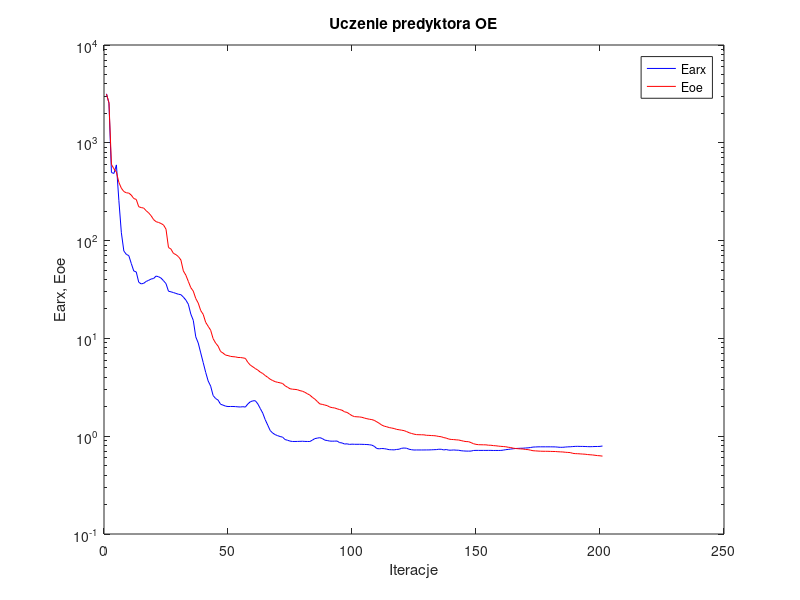
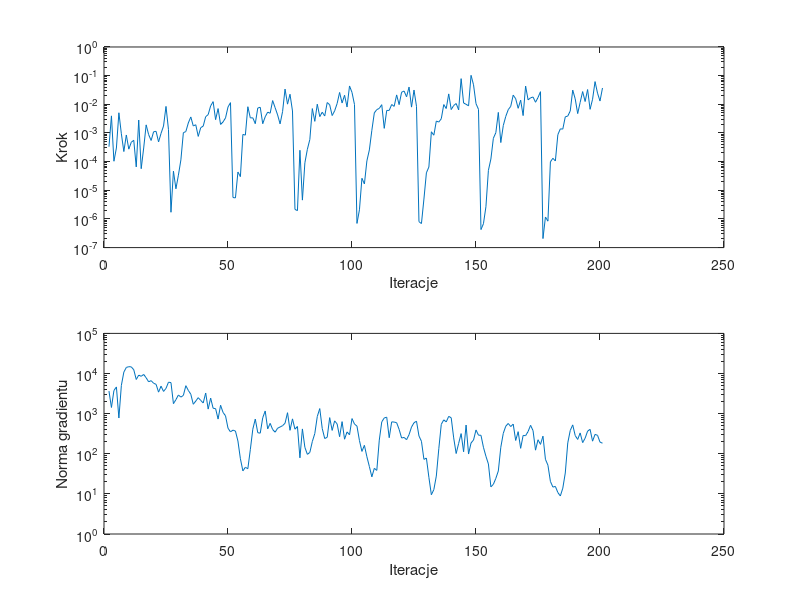

MATLAB code for these plots, in order:
%uczenie predyktora oe
clear all;
n=0; farx(n+1)=3.171370e+003; foe(n+1)=3.150914e+003; wspucz(n+1)=0.000000e+000; ng(n+1)=0.000000e+000;
%odnowa zmiennej metryki
n=1; farx(n+1)=2.540586e+003; foe(n+1)=2.570040e+003; krok(n+1)=3.308775e-004; ng(n+1)=3.644081e+003;
n=2; farx(n+1)=4.966820e+002; foe(n+1)=6.015017e+002; krok(n+1)=3.946279e-003; ng(n+1)=1.423417e+003;
n=3; farx(n+1)=4.860921e+002; foe(n+1)=5.423879e+002; krok(n+1)=1.032442e-004; ng(n+1)=3.761497e+003;
n=4; farx(n+1)=5.944538e+002; foe(n+1)=5.018307e+002; krok(n+1)=2.985020e-004; ng(n+1)=4.631145e+003;
n=5; farx(n+1)=2.558191e+002; foe(n+1)=3.936316e+002; krok(n+1)=5.062842e-003; ng(n+1)=7.785244e+002;
n=6; farx(n+1)=1.202772e+002; foe(n+1)=3.432558e+002; krok(n+1)=9.349870e-004; ng(n+1)=5.055678e+003;
n=7; farx(n+1)=7.831794e+001; foe(n+1)=3.174829e+002; krok(n+1)=2.247399e-004; ng(n+1)=1.084824e+004;
n=8; farx(n+1)=7.229414e+001; foe(n+1)=3.081717e+002; krok(n+1)=8.503167e-004; ng(n+1)=1.417432e+004;
n=9; farx(n+1)=7.023062e+001; foe(n+1)=3.061760e+002; krok(n+1)=2.720095e-004; ng(n+1)=1.480798e+004;
n=10; farx(n+1)=5.835127e+001; foe(n+1)=2.918925e+002; krok(n+1)=4.740920e-004; ng(n+1)=1.462751e+004;
n=11; farx(n+1)=4.890286e+001; foe(n+1)=2.691296e+002; krok(n+1)=5.540946e-004; ng(n+1)=1.241960e+004;
n=12; farx(n+1)=4.783830e+001; foe(n+1)=2.638827e+002; krok(n+1)=6.535236e-005; ng(n+1)=7.096585e+003;
n=13; farx(n+1)=3.756345e+001; foe(n+1)=2.219371e+002; krok(n+1)=2.823736e-003; ng(n+1)=9.115350e+003;
n=14; farx(n+1)=3.607504e+001; foe(n+1)=2.175900e+002; krok(n+1)=5.665485e-005; ng(n+1)=8.527219e+003;
n=15; farx(n+1)=3.659193e+001; foe(n+1)=2.152712e+002; krok(n+1)=2.989017e-004; ng(n+1)=9.481342e+003;
n=16; farx(n+1)=3.822817e+001; foe(n+1)=2.020777e+002; krok(n+1)=1.915237e-003; ng(n+1)=7.820340e+003;
n=17; farx(n+1)=3.923659e+001; foe(n+1)=1.920983e+002; krok(n+1)=8.747958e-004; ng(n+1)=6.212703e+003;
n=18; farx(n+1)=4.048983e+001; foe(n+1)=1.795013e+002; krok(n+1)=5.469456e-004; ng(n+1)=6.636584e+003;
n=19; farx(n+1)=4.094771e+001; foe(n+1)=1.639877e+002; krok(n+1)=1.100811e-003; ng(n+1)=5.718574e+003;
n=20; farx(n+1)=4.339023e+001; foe(n+1)=1.561330e+002; krok(n+1)=1.140915e-003; ng(n+1)=5.380618e+003;
n=21; farx(n+1)=4.271763e+001; foe(n+1)=1.532653e+002; krok(n+1)=4.878389e-004; ng(n+1)=3.434825e+003;
n=22; farx(n+1)=4.135372e+001; foe(n+1)=1.496454e+002; krok(n+1)=9.673859e-004; ng(n+1)=4.838164e+003;
n=23; farx(n+1)=3.888717e+001; foe(n+1)=1.444434e+002; krok(n+1)=1.742611e-003; ng(n+1)=3.580989e+003;
n=24; farx(n+1)=3.629138e+001; foe(n+1)=1.309250e+002; krok(n+1)=8.442897e-003; ng(n+1)=4.255556e+003;
n=25; farx(n+1)=3.036862e+001; foe(n+1)=8.505090e+001; krok(n+1)=1.300439e-003; ng(n+1)=6.076298e+003;
%odnowa zmiennej metryki
n=26; farx(n+1)=2.994111e+001; foe(n+1)=8.190040e+001; krok(n+1)=1.711242e-006; ng(n+1)=5.942753e+003;
n=27; farx(n+1)=2.942907e+001; foe(n+1)=7.400937e+001; krok(n+1)=4.645269e-005; ng(n+1)=1.774606e+003;
n=28; farx(n+1)=2.883901e+001; foe(n+1)=7.188635e+001; krok(n+1)=1.126542e-005; ng(n+1)=2.233228e+003;
n=29; farx(n+1)=2.829052e+001; foe(n+1)=6.857141e+001; krok(n+1)=3.369455e-005; ng(n+1)=2.917057e+003;
n=30; farx(n+1)=2.800609e+001; foe(n+1)=6.339937e+001; krok(n+1)=1.149097e-004; ng(n+1)=2.584905e+003;
n=31; farx(n+1)=2.647069e+001; foe(n+1)=4.899455e+001; krok(n+1)=1.023857e-003; ng(n+1)=2.844714e+003;
n=32; farx(n+1)=2.466086e+001; foe(n+1)=4.430040e+001; krok(n+1)=1.118600e-003; ng(n+1)=4.973370e+003;
n=33; farx(n+1)=2.237136e+001; foe(n+1)=3.826519e+001; krok(n+1)=2.239224e-003; ng(n+1)=3.788077e+003;
n=34; farx(n+1)=1.774838e+001; foe(n+1)=3.302690e+001; krok(n+1)=3.621201e-003; ng(n+1)=3.048112e+003;
n=35; farx(n+1)=1.530022e+001; foe(n+1)=3.044179e+001; krok(n+1)=1.751967e-003; ng(n+1)=1.712664e+003;
n=36; farx(n+1)=1.037726e+001; foe(n+1)=2.556524e+001; krok(n+1)=1.934772e-003; ng(n+1)=2.055702e+003;
n=37; farx(n+1)=8.965873e+000; foe(n+1)=2.295781e+001; krok(n+1)=7.581588e-004; ng(n+1)=2.500631e+003;
n=38; farx(n+1)=7.111057e+000; foe(n+1)=1.925473e+001; krok(n+1)=1.532691e-003; ng(n+1)=2.135625e+003;
n=39; farx(n+1)=5.661239e+000; foe(n+1)=1.761309e+001; krok(n+1)=1.730220e-003; ng(n+1)=1.843206e+003;
n=40; farx(n+1)=4.495861e+000; foe(n+1)=1.459258e+001; krok(n+1)=3.707239e-003; ng(n+1)=3.263736e+003;
n=41; farx(n+1)=3.670998e+000; foe(n+1)=1.330070e+001; krok(n+1)=4.352613e-003; ng(n+1)=1.297655e+003;
n=42; farx(n+1)=3.251265e+000; foe(n+1)=1.213377e+001; krok(n+1)=8.806488e-003; ng(n+1)=2.440004e+003;
n=43; farx(n+1)=2.605441e+000; foe(n+1)=9.944239e+000; krok(n+1)=1.238474e-002; ng(n+1)=1.361974e+003;
n=44; farx(n+1)=2.429627e+000; foe(n+1)=8.964032e+000; krok(n+1)=2.909519e-003; ng(n+1)=1.331414e+003;
n=45; farx(n+1)=2.339656e+000; foe(n+1)=8.344868e+000; krok(n+1)=7.088910e-003; ng(n+1)=7.312714e+002;
n=46; farx(n+1)=2.121201e+000; foe(n+1)=7.352591e+000; krok(n+1)=1.983052e-003; ng(n+1)=1.619289e+003;
n=47; farx(n+1)=2.079091e+000; foe(n+1)=7.082540e+000; krok(n+1)=2.422929e-003; ng(n+1)=1.072684e+003;
n=48; farx(n+1)=2.030886e+000; foe(n+1)=6.754550e+000; krok(n+1)=3.350038e-003; ng(n+1)=8.820264e+002;
n=49; farx(n+1)=2.010722e+000; foe(n+1)=6.672848e+000; krok(n+1)=8.053672e-003; ng(n+1)=4.335734e+002;
n=50; farx(n+1)=2.013176e+000; foe(n+1)=6.551558e+000; krok(n+1)=1.142218e-002; ng(n+1)=3.511504e+002;
%odnowa zmiennej metryki
n=51; farx(n+1)=2.012959e+000; foe(n+1)=6.502948e+000; krok(n+1)=5.589743e-006; ng(n+1)=3.881633e+002;
n=52; farx(n+1)=2.007517e+000; foe(n+1)=6.472536e+000; krok(n+1)=5.421647e-006; ng(n+1)=3.680594e+002;
n=53; farx(n+1)=1.995870e+000; foe(n+1)=6.383125e+000; krok(n+1)=4.334515e-005; ng(n+1)=2.077604e+002;
n=54; farx(n+1)=1.989810e+000; foe(n+1)=6.376104e+000; krok(n+1)=2.995233e-005; ng(n+1)=7.495460e+001;
n=55; farx(n+1)=2.003360e+000; foe(n+1)=6.322136e+000; krok(n+1)=8.898758e-004; ng(n+1)=3.737769e+001;
n=56; farx(n+1)=1.985743e+000; foe(n+1)=6.250156e+000; krok(n+1)=8.410247e-004; ng(n+1)=4.599438e+001;
n=57; farx(n+1)=2.137135e+000; foe(n+1)=5.689230e+000; krok(n+1)=8.229748e-003; ng(n+1)=4.240994e+001;
n=58; farx(n+1)=2.249658e+000; foe(n+1)=5.329332e+000; krok(n+1)=3.350038e-003; ng(n+1)=1.264435e+002;
n=59; farx(n+1)=2.298659e+000; foe(n+1)=5.125318e+000; krok(n+1)=3.378712e-003; ng(n+1)=4.091519e+002;
n=60; farx(n+1)=2.306457e+000; foe(n+1)=4.920380e+000; krok(n+1)=2.106031e-003; ng(n+1)=7.326355e+002;
n=61; farx(n+1)=2.144754e+000; foe(n+1)=4.743259e+000; krok(n+1)=7.418259e-003; ng(n+1)=3.347778e+002;
n=62; farx(n+1)=1.922111e+000; foe(n+1)=4.525218e+000; krok(n+1)=7.883344e-003; ng(n+1)=3.263099e+002;
n=63; farx(n+1)=1.723594e+000; foe(n+1)=4.376009e+000; krok(n+1)=2.100870e-003; ng(n+1)=7.885507e+002;
n=64; farx(n+1)=1.477389e+000; foe(n+1)=4.174657e+000; krok(n+1)=3.660956e-003; ng(n+1)=1.165403e+003;
n=65; farx(n+1)=1.301174e+000; foe(n+1)=4.003552e+000; krok(n+1)=5.320104e-003; ng(n+1)=4.163410e+002;
n=66; farx(n+1)=1.144035e+000; foe(n+1)=3.826774e+000; krok(n+1)=4.880194e-003; ng(n+1)=5.722782e+002;
n=67; farx(n+1)=1.077544e+000; foe(n+1)=3.710185e+000; krok(n+1)=1.350413e-002; ng(n+1)=4.023914e+002;
n=68; farx(n+1)=1.038193e+000; foe(n+1)=3.613136e+000; krok(n+1)=7.632150e-003; ng(n+1)=3.445878e+002;
n=69; farx(n+1)=1.013318e+000; foe(n+1)=3.556678e+000; krok(n+1)=4.266621e-003; ng(n+1)=4.334298e+002;
n=70; farx(n+1)=9.924277e-001; foe(n+1)=3.514321e+000; krok(n+1)=2.077331e-003; ng(n+1)=4.646351e+002;
n=71; farx(n+1)=9.785674e-001; foe(n+1)=3.461509e+000; krok(n+1)=5.548179e-003; ng(n+1)=5.007196e+002;
n=72; farx(n+1)=9.243735e-001; foe(n+1)=3.280180e+000; krok(n+1)=3.394649e-002; ng(n+1)=5.765275e+002;
n=73; farx(n+1)=9.090716e-001; foe(n+1)=3.166240e+000; krok(n+1)=1.012568e-002; ng(n+1)=1.055506e+003;
n=74; farx(n+1)=8.914198e-001; foe(n+1)=3.057379e+000; krok(n+1)=2.243330e-002; ng(n+1)=3.841409e+002;
n=75; farx(n+1)=8.832694e-001; foe(n+1)=3.024885e+000; krok(n+1)=5.852382e-003; ng(n+1)=7.405154e+002;
%odnowa zmiennej metryki
n=76; farx(n+1)=8.834200e-001; foe(n+1)=3.009769e+000; krok(n+1)=2.152561e-006; ng(n+1)=4.098946e+002;
n=77; farx(n+1)=8.842252e-001; foe(n+1)=2.987889e+000; krok(n+1)=1.948696e-006; ng(n+1)=4.782940e+002;
n=78; farx(n+1)=8.860870e-001; foe(n+1)=2.923133e+000; krok(n+1)=2.490925e-004; ng(n+1)=7.913758e+001;
n=79; farx(n+1)=8.880820e-001; foe(n+1)=2.884276e+000; krok(n+1)=4.535915e-006; ng(n+1)=4.158164e+002;
n=80; farx(n+1)=8.843873e-001; foe(n+1)=2.809294e+000; krok(n+1)=9.108681e-005; ng(n+1)=1.442273e+002;
n=81; farx(n+1)=8.835590e-001; foe(n+1)=2.718431e+000; krok(n+1)=2.681146e-004; ng(n+1)=9.668848e+001;
n=82; farx(n+1)=8.828684e-001; foe(n+1)=2.630746e+000; krok(n+1)=5.940926e-004; ng(n+1)=1.080405e+002;
n=83; farx(n+1)=9.107029e-001; foe(n+1)=2.500198e+000; krok(n+1)=7.088910e-003; ng(n+1)=2.015172e+002;
n=84; farx(n+1)=9.451291e-001; foe(n+1)=2.395946e+000; krok(n+1)=2.543628e-003; ng(n+1)=3.190412e+002;
n=85; farx(n+1)=9.556270e-001; foe(n+1)=2.266555e+000; krok(n+1)=1.007731e-002; ng(n+1)=8.487511e+002;
n=86; farx(n+1)=9.664211e-001; foe(n+1)=2.139460e+000; krok(n+1)=3.722051e-003; ng(n+1)=1.337169e+003;
n=87; farx(n+1)=9.473930e-001; foe(n+1)=2.115528e+000; krok(n+1)=5.303205e-003; ng(n+1)=4.255971e+002;
n=88; farx(n+1)=9.119110e-001; foe(n+1)=2.083376e+000; krok(n+1)=3.910762e-003; ng(n+1)=2.396236e+002;
n=89; farx(n+1)=9.034034e-001; foe(n+1)=2.054170e+000; krok(n+1)=1.153579e-002; ng(n+1)=2.576445e+002;
n=90; farx(n+1)=8.917368e-001; foe(n+1)=1.988987e+000; krok(n+1)=9.625525e-003; ng(n+1)=7.958143e+002;
n=91; farx(n+1)=8.893674e-001; foe(n+1)=1.959314e+000; krok(n+1)=4.049572e-003; ng(n+1)=3.820309e+002;
n=92; farx(n+1)=8.904665e-001; foe(n+1)=1.944638e+000; krok(n+1)=5.915258e-003; ng(n+1)=6.601931e+002;
n=93; farx(n+1)=8.924599e-001; foe(n+1)=1.905265e+000; krok(n+1)=1.063635e-002; ng(n+1)=5.532975e+002;
n=94; farx(n+1)=8.597113e-001; foe(n+1)=1.872854e+000; krok(n+1)=2.590317e-002; ng(n+1)=2.661686e+002;
n=95; farx(n+1)=8.533460e-001; foe(n+1)=1.843296e+000; krok(n+1)=1.111520e-002; ng(n+1)=6.320355e+002;
n=96; farx(n+1)=8.319483e-001; foe(n+1)=1.775021e+000; krok(n+1)=2.067140e-002; ng(n+1)=2.304334e+002;
n=97; farx(n+1)=8.356225e-001; foe(n+1)=1.751635e+000; krok(n+1)=8.053672e-003; ng(n+1)=3.503293e+002;
n=98; farx(n+1)=8.245260e-001; foe(n+1)=1.684232e+000; krok(n+1)=4.366353e-002; ng(n+1)=2.966166e+002;
n=99; farx(n+1)=8.295052e-001; foe(n+1)=1.621601e+000; krok(n+1)=2.594061e-002; ng(n+1)=7.534619e+002;
n=100; farx(n+1)=8.265861e-001; foe(n+1)=1.586679e+000; krok(n+1)=9.830492e-003; ng(n+1)=5.507587e+002;
%odnowa zmiennej metryki
n=101; farx(n+1)=8.265499e-001; foe(n+1)=1.578563e+000; krok(n+1)=6.973711e-007; ng(n+1)=4.888834e+002;
n=102; farx(n+1)=8.268422e-001; foe(n+1)=1.574376e+000; krok(n+1)=2.079230e-006; ng(n+1)=2.136983e+002;
n=103; farx(n+1)=8.260451e-001; foe(n+1)=1.560020e+000; krok(n+1)=2.624535e-005; ng(n+1)=1.144864e+002;
n=104; farx(n+1)=8.238837e-001; foe(n+1)=1.532939e+000; krok(n+1)=1.663384e-005; ng(n+1)=1.623027e+002;
n=105; farx(n+1)=8.221549e-001; foe(n+1)=1.510194e+000; krok(n+1)=1.062537e-004; ng(n+1)=8.436251e+001;
n=106; farx(n+1)=8.178716e-001; foe(n+1)=1.491409e+000; krok(n+1)=2.559644e-004; ng(n+1)=4.810343e+001;
n=107; farx(n+1)=8.104838e-001; foe(n+1)=1.478516e+000; krok(n+1)=1.234612e-003; ng(n+1)=2.659101e+001;
n=108; farx(n+1)=7.875142e-001; foe(n+1)=1.450660e+000; krok(n+1)=5.022071e-003; ng(n+1)=4.336077e+001;
n=109; farx(n+1)=7.483277e-001; foe(n+1)=1.402285e+000; krok(n+1)=6.528768e-003; ng(n+1)=3.846734e+001;
n=110; farx(n+1)=7.433186e-001; foe(n+1)=1.354251e+000; krok(n+1)=7.191676e-003; ng(n+1)=2.189792e+002;
n=111; farx(n+1)=7.484127e-001; foe(n+1)=1.298979e+000; krok(n+1)=9.707132e-003; ng(n+1)=6.231787e+002;
n=112; farx(n+1)=7.459888e-001; foe(n+1)=1.266774e+000; krok(n+1)=1.448033e-003; ng(n+1)=7.811491e+002;
n=113; farx(n+1)=7.380595e-001; foe(n+1)=1.248399e+000; krok(n+1)=6.099924e-003; ng(n+1)=8.165229e+002;
n=114; farx(n+1)=7.280110e-001; foe(n+1)=1.225552e+000; krok(n+1)=6.130766e-003; ng(n+1)=2.513385e+002;
n=115; farx(n+1)=7.268671e-001; foe(n+1)=1.211926e+000; krok(n+1)=9.832841e-003; ng(n+1)=6.238488e+002;
n=116; farx(n+1)=7.247257e-001; foe(n+1)=1.197868e+000; krok(n+1)=8.473306e-003; ng(n+1)=6.164602e+002;
n=117; farx(n+1)=7.320630e-001; foe(n+1)=1.173970e+000; krok(n+1)=2.127270e-002; ng(n+1)=5.942748e+002;
n=118; farx(n+1)=7.360806e-001; foe(n+1)=1.164055e+000; krok(n+1)=9.743850e-003; ng(n+1)=4.049477e+002;
n=119; farx(n+1)=7.522461e-001; foe(n+1)=1.152234e+000; krok(n+1)=2.643052e-002; ng(n+1)=2.469967e+002;
n=120; farx(n+1)=7.572134e-001; foe(n+1)=1.139887e+000; krok(n+1)=2.900728e-002; ng(n+1)=2.554025e+002;
n=121; farx(n+1)=7.533605e-001; foe(n+1)=1.115448e+000; krok(n+1)=1.825682e-002; ng(n+1)=2.242473e+002;
n=122; farx(n+1)=7.360963e-001; foe(n+1)=1.086660e+000; krok(n+1)=4.000365e-002; ng(n+1)=2.988962e+002;
n=123; farx(n+1)=7.275841e-001; foe(n+1)=1.066333e+000; krok(n+1)=7.980009e-003; ng(n+1)=4.630730e+002;
n=124; farx(n+1)=7.223020e-001; foe(n+1)=1.050024e+000; krok(n+1)=3.143988e-002; ng(n+1)=5.926838e+002;
n=125; farx(n+1)=7.233539e-001; foe(n+1)=1.038232e+000; krok(n+1)=8.529216e-003; ng(n+1)=6.485632e+002;
%odnowa zmiennej metryki
n=126; farx(n+1)=7.231714e-001; foe(n+1)=1.035513e+000; krok(n+1)=8.020740e-007; ng(n+1)=2.776903e+002;
n=127; farx(n+1)=7.230667e-001; foe(n+1)=1.034305e+000; krok(n+1)=6.901778e-007; ng(n+1)=2.046555e+002;
n=128; farx(n+1)=7.233000e-001; foe(n+1)=1.032625e+000; krok(n+1)=4.944182e-006; ng(n+1)=7.243634e+001;
n=129; farx(n+1)=7.238321e-001; foe(n+1)=1.021675e+000; krok(n+1)=4.073849e-005; ng(n+1)=7.812708e+001;
n=130; farx(n+1)=7.240782e-001; foe(n+1)=1.020010e+000; krok(n+1)=6.485137e-005; ng(n+1)=2.585398e+001;
n=131; farx(n+1)=7.258306e-001; foe(n+1)=1.015714e+000; krok(n+1)=1.100811e-003; ng(n+1)=9.519800e+000;
n=132; farx(n+1)=7.279034e-001; foe(n+1)=1.012809e+000; krok(n+1)=8.351502e-004; ng(n+1)=1.278597e+001;
n=133; farx(n+1)=7.296601e-001; foe(n+1)=1.006318e+000; krok(n+1)=2.607264e-003; ng(n+1)=2.784663e+001;
n=134; farx(n+1)=7.357863e-001; foe(n+1)=9.935855e-001; krok(n+1)=2.396053e-003; ng(n+1)=1.337191e+002;
n=135; farx(n+1)=7.347394e-001; foe(n+1)=9.877169e-001; krok(n+1)=3.136698e-003; ng(n+1)=5.416808e+002;
n=136; farx(n+1)=7.240521e-001; foe(n+1)=9.675483e-001; krok(n+1)=9.778245e-003; ng(n+1)=7.000454e+002;
n=137; farx(n+1)=7.306401e-001; foe(n+1)=9.561697e-001; krok(n+1)=7.117955e-003; ng(n+1)=6.214203e+002;
n=138; farx(n+1)=7.202087e-001; foe(n+1)=9.353592e-001; krok(n+1)=2.307159e-002; ng(n+1)=8.559858e+002;
n=139; farx(n+1)=7.198377e-001; foe(n+1)=9.264145e-001; krok(n+1)=6.543079e-003; ng(n+1)=7.873180e+002;
n=140; farx(n+1)=7.233501e-001; foe(n+1)=9.236075e-001; krok(n+1)=9.093040e-003; ng(n+1)=2.487677e+002;
n=141; farx(n+1)=7.199601e-001; foe(n+1)=9.179926e-001; krok(n+1)=1.063635e-002; ng(n+1)=1.013745e+002;
n=142; farx(n+1)=7.186291e-001; foe(n+1)=9.144535e-001; krok(n+1)=6.391423e-003; ng(n+1)=1.811750e+002;
n=143; farx(n+1)=7.104714e-001; foe(n+1)=9.024516e-001; krok(n+1)=7.859447e-002; ng(n+1)=3.180383e+002;
n=144; farx(n+1)=7.069034e-001; foe(n+1)=8.895451e-001; krok(n+1)=1.109636e-002; ng(n+1)=1.121220e+002;
n=145; farx(n+1)=7.043755e-001; foe(n+1)=8.812330e-001; krok(n+1)=1.000091e-002; ng(n+1)=5.197520e+002;
n=146; farx(n+1)=7.039089e-001; foe(n+1)=8.791919e-001; krok(n+1)=8.816889e-003; ng(n+1)=9.842367e+001;
n=147; farx(n+1)=7.044950e-001; foe(n+1)=8.600092e-001; krok(n+1)=1.026218e-001; ng(n+1)=1.860232e+002;
n=148; farx(n+1)=7.144596e-001; foe(n+1)=8.377269e-001; krok(n+1)=4.799811e-002; ng(n+1)=2.198487e+002;
n=149; farx(n+1)=7.162441e-001; foe(n+1)=8.254728e-001; krok(n+1)=1.053841e-002; ng(n+1)=3.917835e+002;
n=150; farx(n+1)=7.157983e-001; foe(n+1)=8.190565e-001; krok(n+1)=6.669234e-003; ng(n+1)=2.902666e+002;
%odnowa zmiennej metryki
n=151; farx(n+1)=7.158188e-001; foe(n+1)=8.175172e-001; krok(n+1)=4.255243e-007; ng(n+1)=2.889508e+002;
n=152; farx(n+1)=7.158568e-001; foe(n+1)=8.166825e-001; krok(n+1)=6.806419e-007; ng(n+1)=1.448042e+002;
n=153; farx(n+1)=7.157839e-001; foe(n+1)=8.159970e-001; krok(n+1)=2.664616e-006; ng(n+1)=8.664926e+001;
n=154; farx(n+1)=7.161884e-001; foe(n+1)=8.090154e-001; krok(n+1)=4.960813e-005; ng(n+1)=5.565090e+001;
n=155; farx(n+1)=7.160379e-001; foe(n+1)=8.081050e-001; krok(n+1)=1.231773e-004; ng(n+1)=1.495541e+001;
n=156; farx(n+1)=7.144210e-001; foe(n+1)=8.014255e-001; krok(n+1)=6.536097e-004; ng(n+1)=1.731391e+001;
n=157; farx(n+1)=7.149982e-001; foe(n+1)=7.981368e-001; krok(n+1)=1.024167e-003; ng(n+1)=2.440193e+001;
n=158; farx(n+1)=7.146816e-001; foe(n+1)=7.920885e-001; krok(n+1)=5.214412e-003; ng(n+1)=3.728745e+001;
n=159; farx(n+1)=7.155932e-001; foe(n+1)=7.873757e-001; krok(n+1)=4.624551e-004; ng(n+1)=1.451697e+002;
n=160; farx(n+1)=7.204038e-001; foe(n+1)=7.843174e-001; krok(n+1)=1.812955e-003; ng(n+1)=3.229967e+002;
n=161; farx(n+1)=7.285548e-001; foe(n+1)=7.799300e-001; krok(n+1)=3.778589e-003; ng(n+1)=4.865162e+002;
n=162; farx(n+1)=7.326717e-001; foe(n+1)=7.706480e-001; krok(n+1)=6.506258e-003; ng(n+1)=5.691637e+002;
n=163; farx(n+1)=7.393974e-001; foe(n+1)=7.657409e-001; krok(n+1)=8.483440e-003; ng(n+1)=4.759070e+002;
n=164; farx(n+1)=7.441368e-001; foe(n+1)=7.543376e-001; krok(n+1)=2.085811e-002; ng(n+1)=5.492998e+002;
n=165; farx(n+1)=7.486547e-001; foe(n+1)=7.484720e-001; krok(n+1)=1.565005e-002; ng(n+1)=2.144457e+002;
n=166; farx(n+1)=7.508795e-001; foe(n+1)=7.449984e-001; krok(n+1)=7.251821e-003; ng(n+1)=3.553425e+002;
n=167; farx(n+1)=7.531310e-001; foe(n+1)=7.411564e-001; krok(n+1)=1.400181e-002; ng(n+1)=1.365827e+002;
n=168; farx(n+1)=7.536389e-001; foe(n+1)=7.398275e-001; krok(n+1)=4.038010e-003; ng(n+1)=2.862893e+002;
n=169; farx(n+1)=7.581525e-001; foe(n+1)=7.313011e-001; krok(n+1)=4.331299e-002; ng(n+1)=2.822938e+002;
n=170; farx(n+1)=7.600926e-001; foe(n+1)=7.291812e-001; krok(n+1)=1.430505e-002; ng(n+1)=3.584527e+002;
n=171; farx(n+1)=7.665975e-001; foe(n+1)=7.197884e-001; krok(n+1)=1.680696e-002; ng(n+1)=5.113329e+002;
n=172; farx(n+1)=7.743051e-001; foe(n+1)=7.104110e-001; krok(n+1)=1.797739e-002; ng(n+1)=3.774760e+002;
n=173; farx(n+1)=7.761920e-001; foe(n+1)=7.077946e-001; krok(n+1)=1.177574e-002; ng(n+1)=1.229742e+002;
n=174; farx(n+1)=7.784733e-001; foe(n+1)=7.048858e-001; krok(n+1)=1.725161e-002; ng(n+1)=2.233488e+002;
n=175; farx(n+1)=7.788485e-001; foe(n+1)=7.025677e-001; krok(n+1)=2.757245e-002; ng(n+1)=1.713567e+002;
%odnowa zmiennej metryki
n=176; farx(n+1)=7.788365e-001; foe(n+1)=7.014445e-001; krok(n+1)=2.065179e-007; ng(n+1)=2.744223e+002;
n=177; farx(n+1)=7.788297e-001; foe(n+1)=7.010328e-001; krok(n+1)=1.166421e-006; ng(n+1)=7.264116e+001;
n=178; farx(n+1)=7.787973e-001; foe(n+1)=7.009224e-001; krok(n+1)=8.371539e-007; ng(n+1)=5.192341e+001;
n=179; farx(n+1)=7.787394e-001; foe(n+1)=6.992843e-001; krok(n+1)=9.798800e-005; ng(n+1)=2.050468e+001;
n=180; farx(n+1)=7.781360e-001; foe(n+1)=6.981144e-001; krok(n+1)=1.308602e-004; ng(n+1)=1.476458e+001;
n=181; farx(n+1)=7.774617e-001; foe(n+1)=6.973388e-001; krok(n+1)=1.051281e-004; ng(n+1)=1.536262e+001;
n=182; farx(n+1)=7.729869e-001; foe(n+1)=6.940157e-001; krok(n+1)=8.713055e-004; ng(n+1)=1.082073e+001;
n=183; farx(n+1)=7.698247e-001; foe(n+1)=6.917754e-001; krok(n+1)=1.389400e-003; ng(n+1)=8.852960e+000;
n=184; farx(n+1)=7.704756e-001; foe(n+1)=6.900251e-001; krok(n+1)=1.364485e-003; ng(n+1)=1.388735e+001;
n=185; farx(n+1)=7.744611e-001; foe(n+1)=6.853236e-001; krok(n+1)=3.657312e-003; ng(n+1)=3.319053e+001;
n=186; farx(n+1)=7.783361e-001; foe(n+1)=6.824713e-001; krok(n+1)=3.880097e-003; ng(n+1)=1.865808e+002;
n=187; farx(n+1)=7.796151e-001; foe(n+1)=6.801152e-001; krok(n+1)=5.852382e-003; ng(n+1)=3.804591e+002;
n=188; farx(n+1)=7.834814e-001; foe(n+1)=6.681457e-001; krok(n+1)=3.139181e-002; ng(n+1)=5.243197e+002;
n=189; farx(n+1)=7.868752e-001; foe(n+1)=6.634917e-001; krok(n+1)=1.551534e-002; ng(n+1)=2.843876e+002;
n=190; farx(n+1)=7.878263e-001; foe(n+1)=6.620905e-001; krok(n+1)=4.742276e-003; ng(n+1)=2.273988e+002;
n=191; farx(n+1)=7.864721e-001; foe(n+1)=6.596288e-001; krok(n+1)=1.165911e-002; ng(n+1)=3.305197e+002;
n=192; farx(n+1)=7.861653e-001; foe(n+1)=6.566656e-001; krok(n+1)=2.779047e-002; ng(n+1)=1.896849e+002;
n=193; farx(n+1)=7.847549e-001; foe(n+1)=6.544140e-001; krok(n+1)=1.251384e-002; ng(n+1)=2.443343e+002;
n=194; farx(n+1)=7.825184e-001; foe(n+1)=6.492117e-001; krok(n+1)=3.276344e-002; ng(n+1)=3.665597e+002;
n=195; farx(n+1)=7.810475e-001; foe(n+1)=6.460045e-001; krok(n+1)=6.681129e-003; ng(n+1)=4.057785e+002;
n=196; farx(n+1)=7.826023e-001; foe(n+1)=6.431315e-001; krok(n+1)=1.500979e-002; ng(n+1)=2.059125e+002;
n=197; farx(n+1)=7.847720e-001; foe(n+1)=6.382288e-001; krok(n+1)=6.193139e-002; ng(n+1)=3.038486e+002;
n=198; farx(n+1)=7.849785e-001; foe(n+1)=6.332936e-001; krok(n+1)=2.452306e-002; ng(n+1)=2.884875e+002;
n=199; farx(n+1)=7.867496e-001; foe(n+1)=6.305845e-001; krok(n+1)=1.299379e-002; ng(n+1)=1.953039e+002;
n=200; farx(n+1)=7.939483e-001; foe(n+1)=6.256090e-001; krok(n+1)=3.706539e-002; ng(n+1)=1.834827e+002;

figure; semilogy(farx,'b'); hold on; semilogy(foe,'r'); xlabel('Iteracje'); ylabel('Earx, Eoe'); legend('Earx','Eoe'); title('Uczenie predyktora OE');
figure; subplot(2,1,1); semilogy(krok); xlabel('Iteracje'); ylabel('Krok');
subplot(2,1,2); semilogy(ng); xlabel('Iteracje'); ylabel('Norma gradientu');
Earx=farx(n+1)
Eoe=foe(n+1)
